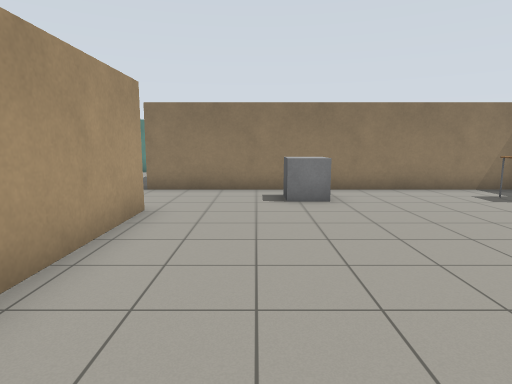
View 1 (above)

16 first-person views from a walk through a Gazebo world. The camera is 1.3 m above the floor, tilts 8° down and sees 75° across. The floor is counted in squares, 1 m on a side. Each view is taken from the middle of a square. On the plan, view 1 faces up. The plan holds only what a view shows up to about 14 squares ahead; the rest is blank. Gazebo's built-in surfaces are drawn with simple patterns.

View 2
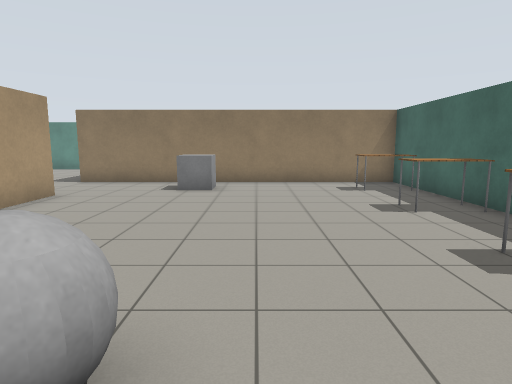

View 3
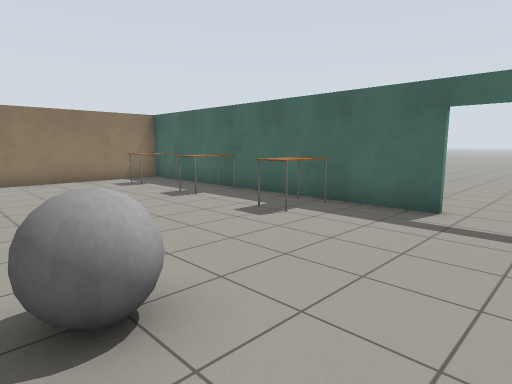

View 4
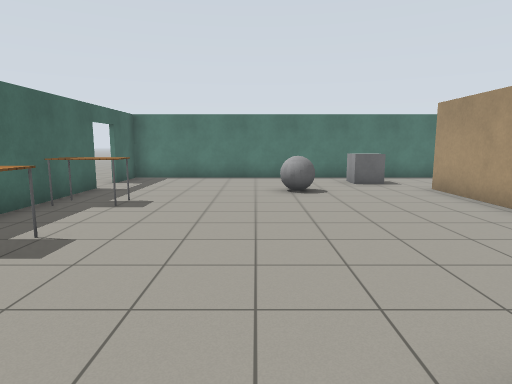

View 5
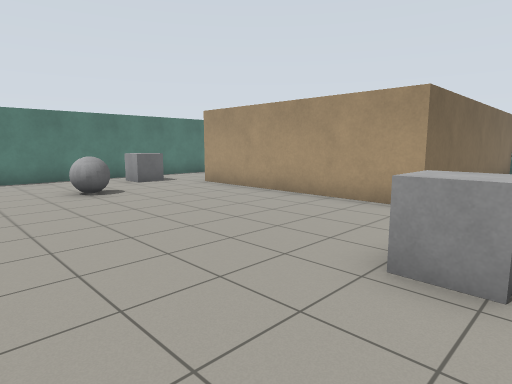

View 6
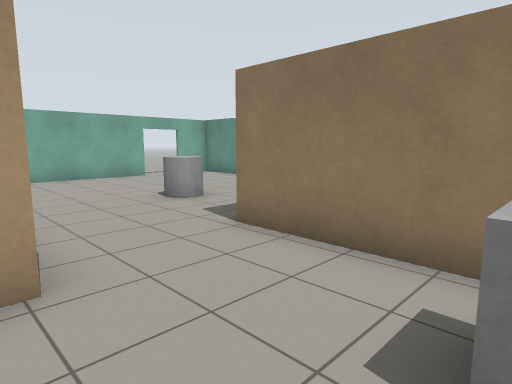

View 7
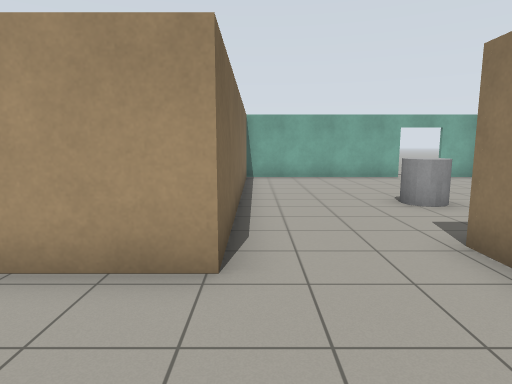

View 8
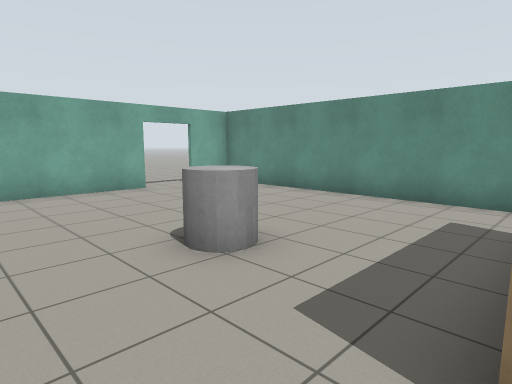

View 9
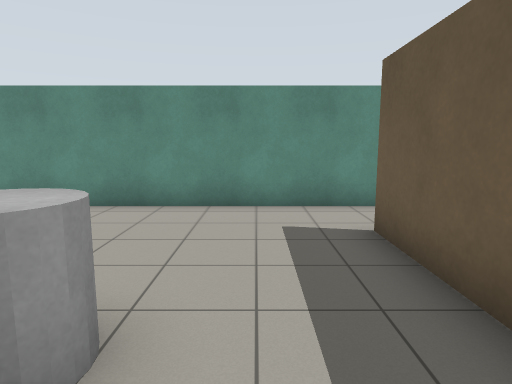

View 10
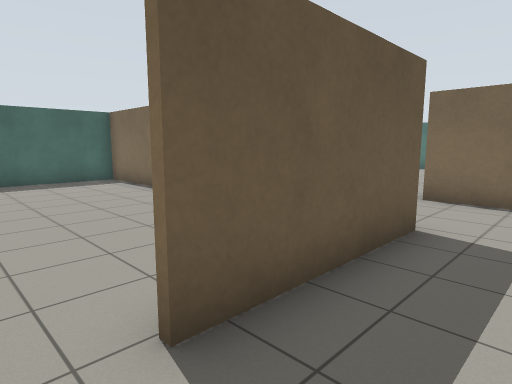

View 11
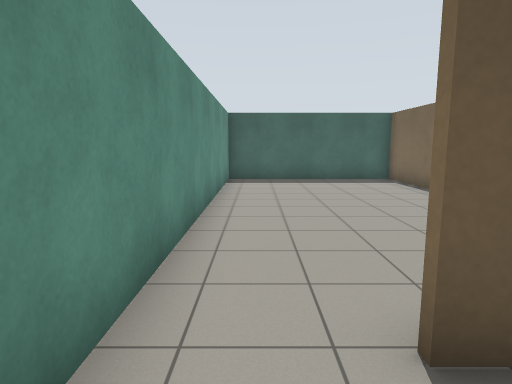

View 12
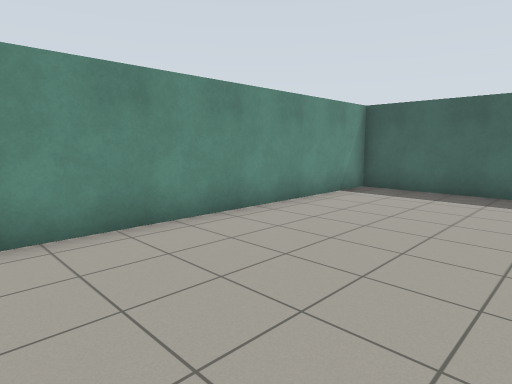

View 13
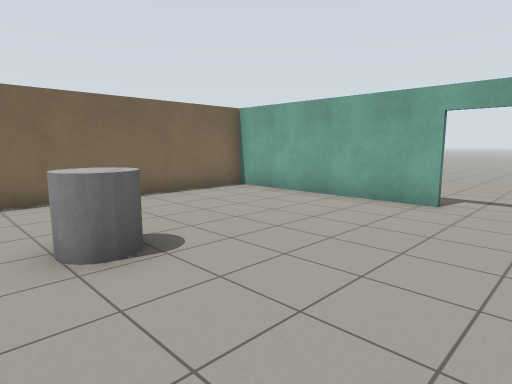

View 14
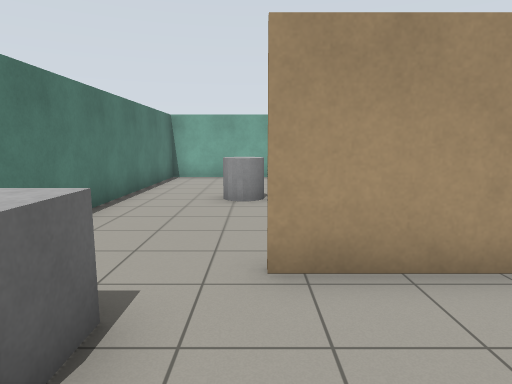

View 15
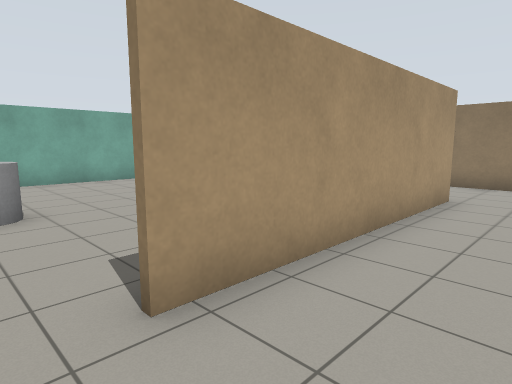

View 16
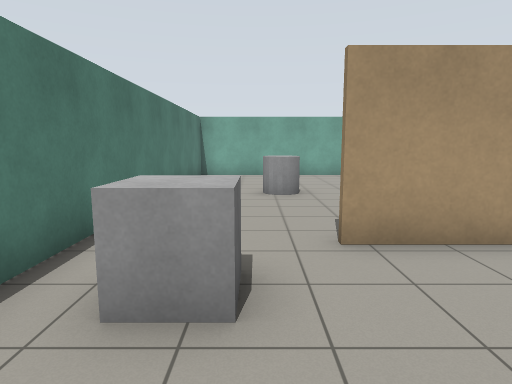

### Floor plan
Ten units are one square. View 1 is at (0, 0); x grows to the right and y downward. Boxes are objects, and circles mark ways between rooms. Rooms are numbered by the first view taken in them; rooms with no view inside come last. Other rooms are left out.
<svg viewBox="-135 -165 220 214">
<path fill="none" stroke="#000" d="M78 11 78 -101M-22 -66 -22 10M79 -97 -15 -97M-14 44 78 44 78 25M-126 -129 -126 -66 -22 -66M-15 -97 -32 -97 -32 -140M-34 -160 -126 -160 -126 -145M47 -99 79 -99M78 -101 78 -160 -34 -160"/>
<rect x="-15" y="15" width="10" height="20" fill="#bbb"><title>grey box</title></rect>
<rect x="5" y="-85" width="10" height="10" fill="#bbb"><title>grey box</title></rect>
<rect x="15" y="-5" width="10" height="20" fill="#bbb"><title>grey ball</title></rect>
<rect x="55" y="-25" width="20" height="20" fill="#bbb"><title>table</title></rect>
<rect x="55" y="-55" width="20" height="10" fill="#bbb"><title>table</title></rect>
<rect x="55" y="-85" width="20" height="10" fill="#bbb"><title>table</title></rect>
<rect x="-75" y="-115" width="20" height="10" fill="#bbb"><title>grey cylinder</title></rect>
<circle cx="-25" cy="-85" r="3" fill="#2a7"/>
<circle cx="-30" cy="-145" r="3" fill="#2a7"/>
<text x="30" y="-30">1</text>
<text x="-80" y="-110">2</text>
<text x="20" y="-130">3</text>
</svg>
Room 1 opens to room 2. Room 2 opens to room 3.

Where each view was taken, in squares from view 1:
view 1: 0 up, 0 right, facing up
view 2: 2 down, 3 right, facing up
view 3: 3 down, 1 right, facing up-right
view 4: 9 up, 3 right, facing down
view 5: 9 up, 5 right, facing down-left
view 6: 6 up, 1 right, facing up-left
view 7: 7 up, 1 right, facing left
view 8: 8 up, 3 left, facing up-left
view 9: 9 up, 5 left, facing up
view 10: 15 up, 5 left, facing down-right
view 11: 15 up, 5 left, facing right
view 12: 11 up, 2 left, facing up-right
view 13: 15 up, 5 left, facing down-left
view 14: 1 down, 1 right, facing left
view 15: 2 down, 0 right, facing up-left
view 16: 2 down, 2 right, facing left
